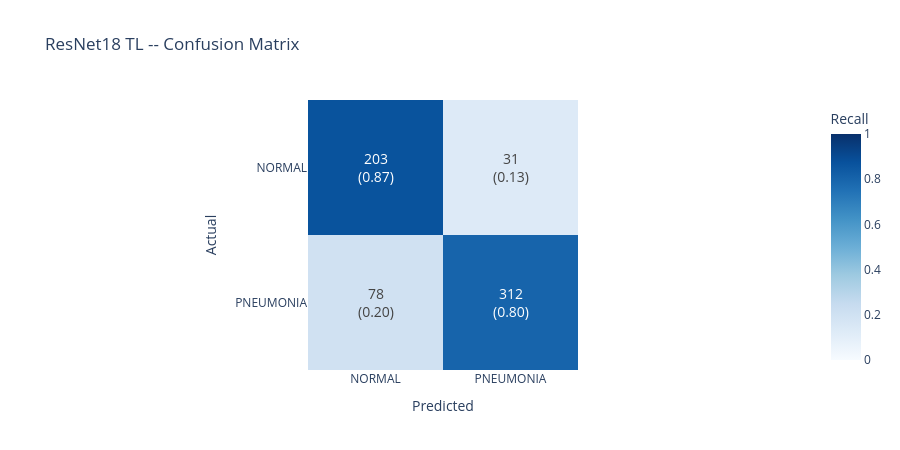

Notebook code cell kept with this figure:
### Code cell
resnet_preds, resnet_labels = evaluate_and_report(resnet, test_loader, CLASS_NAMES, label='ResNet18 TL')
plot_cm_plotly(resnet_labels, resnet_preds, CLASS_NAMES, title='ResNet18 TL -- Confusion Matrix')

### Figure 1 — Plotly figure (JSON) as saved in the notebook; plotly's stock layout.template omitted (floating-point values rounded to 4 significant figures)
{"data": [{"coloraxis": "coloraxis", "hovertemplate": "Predicted: %{x}<br>Actual: %{y}<br>Recall: %{z}<extra></extra>", "name": "0", "text": [["203<br>(0.87)", "31<br>(0.13)"], ["78<br>(0.20)", "312<br>(0.80)"]], "textfont": {"size": 14}, "texttemplate": "%{text}", "type": "heatmap", "x": ["NORMAL", "PNEUMONIA"], "xaxis": "x", "y": ["NORMAL", "PNEUMONIA"], "yaxis": "y", "z": [[0.8675, 0.1325], [0.2, 0.8]]}], "layout": {"coloraxis": {"autocolorscale": false, "cmax": 1, "cmin": 0, "colorbar": {"title": {"text": "Recall"}}, "colorscale": [[0, "rgb(247,251,255)"], [0.125, "rgb(222,235,247)"], [0.25, "rgb(198,219,239)"], [0.375, "rgb(158,202,225)"], [0.5, "rgb(107,174,214)"], [0.625, "rgb(66,146,198)"], [0.75, "rgb(33,113,181)"], [0.875, "rgb(8,81,156)"], [1, "rgb(8,48,107)"]]}, "height": 450, "title": {"text": "ResNet18 TL -- Confusion Matrix"}, "xaxis": {"anchor": "y", "constrain": "domain", "domain": [0, 1], "scaleanchor": "y", "title": {"text": "Predicted"}}, "yaxis": {"anchor": "x", "autorange": "reversed", "constrain": "domain", "domain": [0, 1], "title": {"text": "Actual"}}}}
